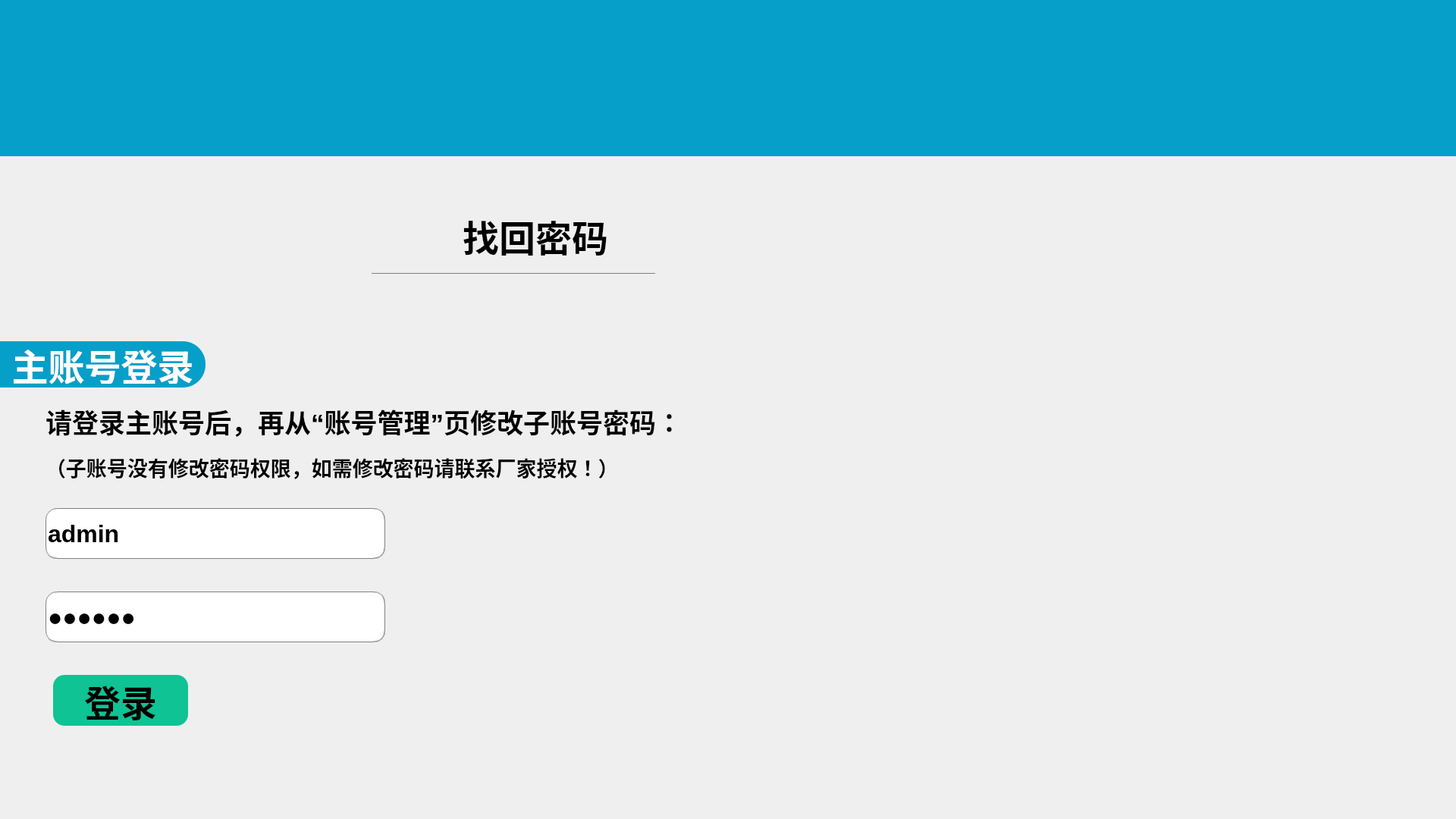
<?xml version="1.0" encoding="UTF-8"?>
<ui version="4.0">
 <class>ForgetPasswordClass</class>
 <widget class="QWidget" name="ForgetPasswordClass">
  <property name="geometry">
   <rect>
    <x>0</x>
    <y>0</y>
    <width>1920</width>
    <height>1080</height>
   </rect>
  </property>
  <property name="windowTitle">
   <string>ForgetPassword</string>
  </property>
  <widget class="QLabel" name="label_Top">
   <property name="geometry">
    <rect>
     <x>0</x>
     <y>0</y>
     <width>1920</width>
     <height>206</height>
    </rect>
   </property>
   <property name="styleSheet">
    <string notr="true">background-color:#059FC9;</string>
   </property>
   <property name="text">
    <string/>
   </property>
  </widget>
  <widget class="QLabel" name="label_TopLeft">
   <property name="geometry">
    <rect>
     <x>80</x>
     <y>60</y>
     <width>85</width>
     <height>77</height>
    </rect>
   </property>
   <property name="text">
    <string/>
   </property>
   <property name="pixmap">
    <pixmap resource="PhysicalTherapyRobot.qrc">:/ForgetPasswordLeft.png</pixmap>
   </property>
  </widget>
  <widget class="QLabel" name="label">
   <property name="geometry">
    <rect>
     <x>1760</x>
     <y>74</y>
     <width>92</width>
     <height>59</height>
    </rect>
   </property>
   <property name="text">
    <string/>
   </property>
   <property name="pixmap">
    <pixmap resource="PhysicalTherapyRobot.qrc">:/ForgetPasswordRight.png</pixmap>
   </property>
  </widget>
  <widget class="QLabel" name="label_2">
   <property name="geometry">
    <rect>
     <x>610</x>
     <y>270</y>
     <width>201</width>
     <height>81</height>
    </rect>
   </property>
   <property name="font">
    <font>
     <family>Arial</family>
     <pointsize>36</pointsize>
     <weight>75</weight>
     <bold>true</bold>
    </font>
   </property>
   <property name="text">
    <string>找回密码</string>
   </property>
  </widget>
  <widget class="QLabel" name="label_lock">
   <property name="geometry">
    <rect>
     <x>550</x>
     <y>290</y>
     <width>36</width>
     <height>48</height>
    </rect>
   </property>
   <property name="text">
    <string/>
   </property>
   <property name="pixmap">
    <pixmap resource="PhysicalTherapyRobot.qrc">:/lock.png</pixmap>
   </property>
  </widget>
  <widget class="QLabel" name="label_line">
   <property name="geometry">
    <rect>
     <x>490</x>
     <y>360</y>
     <width>374</width>
     <height>1</height>
    </rect>
   </property>
   <property name="styleSheet">
    <string notr="true">background-color:gray;</string>
   </property>
   <property name="text">
    <string/>
   </property>
  </widget>
  <widget class="QPushButton" name="pushButton_MainAccount">
   <property name="geometry">
    <rect>
     <x>0</x>
     <y>450</y>
     <width>271</width>
     <height>61</height>
    </rect>
   </property>
   <property name="font">
    <font>
     <family>Arial</family>
     <pointsize>36</pointsize>
     <weight>75</weight>
     <bold>true</bold>
    </font>
   </property>
   <property name="styleSheet">
    <string notr="true">
QPushButton {
    background-color:#059FC9;
    color: white;
	border-top-right-radius:30px;
	border-bottom-right-radius:30px;
    padding: 5px 10px;
}
 
QPushButton:hover {
    background-color:rgb(255,255,255);
	color: black;
}
 
QPushButton:pressed {
    background-color:rgb(255,255,255);
	color: black;
}
 
QPushButton:disabled {
    background-color: #f0f0f0;
    color: #999;
}</string>
   </property>
   <property name="text">
    <string>主账号登录</string>
   </property>
  </widget>
  <widget class="QLabel" name="label_3">
   <property name="geometry">
    <rect>
     <x>60</x>
     <y>530</y>
     <width>851</width>
     <height>51</height>
    </rect>
   </property>
   <property name="font">
    <font>
     <family>Arial</family>
     <pointsize>26</pointsize>
     <weight>75</weight>
     <bold>true</bold>
    </font>
   </property>
   <property name="text">
    <string>请登录主账号后，再从“账号管理”页修改子账号密码：</string>
   </property>
  </widget>
  <widget class="QLabel" name="label_4">
   <property name="geometry">
    <rect>
     <x>60</x>
     <y>590</y>
     <width>791</width>
     <height>51</height>
    </rect>
   </property>
   <property name="font">
    <font>
     <family>Arial</family>
     <pointsize>20</pointsize>
     <weight>75</weight>
     <bold>true</bold>
    </font>
   </property>
   <property name="text">
    <string>（子账号没有修改密码权限，如需修改密码请联系厂家授权！）</string>
   </property>
  </widget>
  <widget class="QLineEdit" name="lineEdit_UserName">
   <property name="geometry">
    <rect>
     <x>60</x>
     <y>670</y>
     <width>448</width>
     <height>67</height>
    </rect>
   </property>
   <property name="font">
    <font>
     <family>Arial</family>
     <pointsize>24</pointsize>
     <weight>75</weight>
     <bold>true</bold>
    </font>
   </property>
   <property name="styleSheet">
    <string notr="true">border:1px groove gray;
border-top-left-radius:15px;
border-top-right-radius:15px;
border-bottom-left-radius:15px;
border-bottom-right-radius:15px;</string>
   </property>
   <property name="text">
    <string>admin</string>
   </property>
  </widget>
  <widget class="QLineEdit" name="lineEdit_Password">
   <property name="geometry">
    <rect>
     <x>60</x>
     <y>780</y>
     <width>448</width>
     <height>67</height>
    </rect>
   </property>
   <property name="font">
    <font>
     <family>Arial</family>
     <pointsize>24</pointsize>
     <weight>75</weight>
     <bold>true</bold>
    </font>
   </property>
   <property name="styleSheet">
    <string notr="true">border:1px groove gray;
border-top-left-radius:15px;
border-top-right-radius:15px;
border-bottom-left-radius:15px;
border-bottom-right-radius:15px;</string>
   </property>
   <property name="text">
    <string>123456</string>
   </property>
   <property name="echoMode">
    <enum>QLineEdit::Password</enum>
   </property>
  </widget>
  <widget class="QPushButton" name="pushButton_Logon">
   <property name="geometry">
    <rect>
     <x>70</x>
     <y>890</y>
     <width>178</width>
     <height>67</height>
    </rect>
   </property>
   <property name="font">
    <font>
     <family>Arial</family>
     <pointsize>36</pointsize>
     <weight>75</weight>
     <bold>true</bold>
    </font>
   </property>
   <property name="styleSheet">
    <string notr="true">background-color:#0FC394;
border-top-left-radius:15px;
border-top-right-radius:15px;
border-bottom-left-radius:15px;
border-bottom-right-radius:15px;</string>
   </property>
   <property name="text">
    <string>登录</string>
   </property>
  </widget>
 </widget>
 <layoutdefault spacing="6" margin="11"/>
 <resources>
  <include location="PhysicalTherapyRobot.qrc"/>
 </resources>
 <connections/>
</ui>
